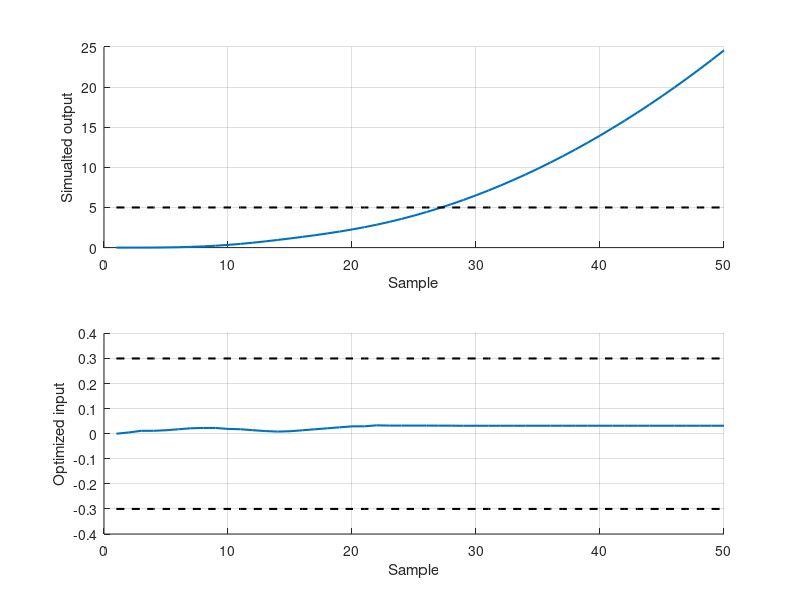

MATLAB code to generate this figure:
%% Plot output data from CPP MADS ARX implementation
% 
close all;
load output.txt;
figure; subplot(2,1,1);
hold on;
plot(output(:,2), 'LineWidth', 1.5); grid on;xlabel('Sample');ylabel('Simualted output');
plot(output(:,2)*0+5, 'k--', 'LineWidth', 1.5);
hold off;
subplot(2,1,2);
hold on;
plot(output(:,1), 'LineWidth', 1.5); grid on;xlabel('Sample');ylabel('Optimized input');
plot(output(:,1)*0+0.3,'k--', 'LineWidth',1.5);
plot(output(:,1)*0-0.3,'k--', 'LineWidth',1.5);
